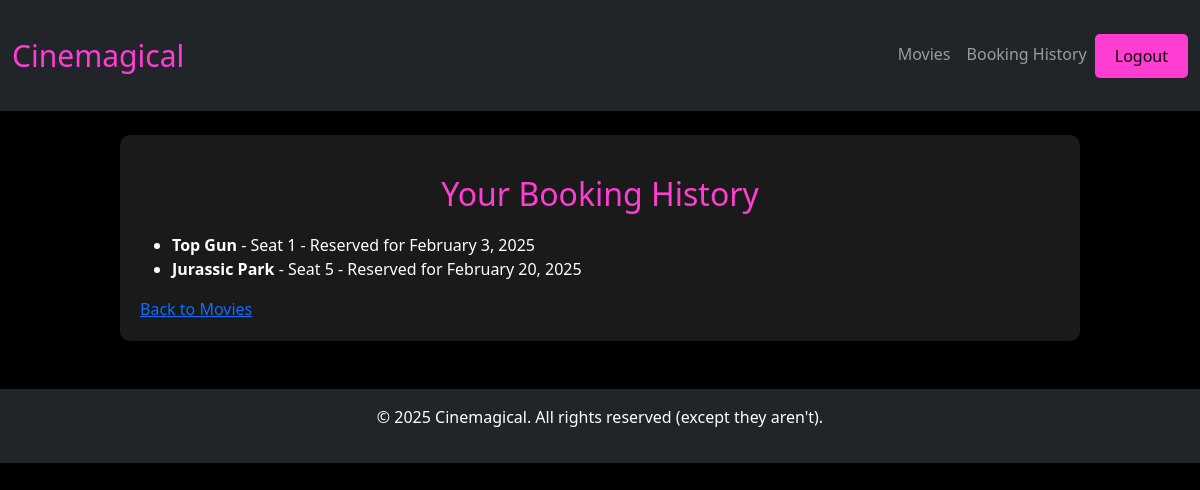
/booking-history/ (signed in), run on an earlier commit of the app's database.
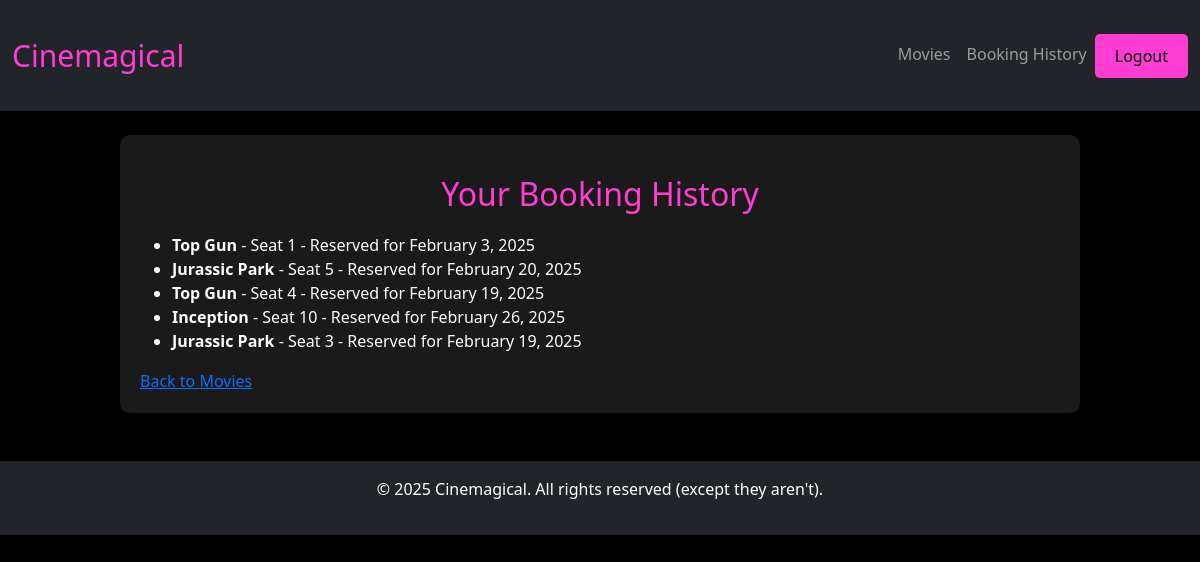
And on a later commit of the database.
### bookings/models.py (models this page shows, shortened)
class Bookings(models.Model):
    movie = models.ForeignKey(Movie, on_delete=models.CASCADE)
    seat = models.OneToOneField(Seat, on_delete=models.CASCADE)
    user = models.ForeignKey(User, on_delete=models.CASCADE)
    booking_date = models.DateField(blank=True, null=True)

class Movie(models.Model):
    title = models.CharField(max_length=30)
    description = models.TextField(max_length=500)
    release_date = models.DateField()
    duration = models.IntegerField()

class Seat(models.Model):
    seat_number = models.CharField(max_length=30)
    is_booked = models.BooleanField(default=False)

### bookings/views.py (the view)
# urls.py: path('booking-history/', booking_history, name='booking_history'),
@login_required
def booking_history(request):
    bookings = Bookings.objects.filter(user=request.user)
    return render(request, 'booking_history.html', {"bookings": bookings})

### bookings/templates/bookings/booking_history.html
{% extends "base.html" %}
{% block content %}
<h2>Your Booking History</h2>
{% if bookings %}
    <ul>
        {% for booking in bookings %}
            <li>
                <strong>{{ booking.movie.title }}</strong> -
                Seat {{ booking.seat.seat_number }} -
                Reserved for {{ booking.booking_date|date:"F j, Y" }}
            </li>
        {% endfor %}
    </ul>
{% else %}
    <p>No bookings found.</p>
{% endif %}
<a href="{% url 'movies' %}">Back to Movies</a>
{% endblock %}

What changed in the data, as far as the page shows it:
added Bookings: movie "Top Gun", seat.seat_number "4", booking_date "February 19, 2025"
added Bookings: movie "Inception", seat.seat_number "10", booking_date "February 26, 2025"
added Bookings: movie "Jurassic Park", seat.seat_number "3", booking_date "February 19, 2025"
